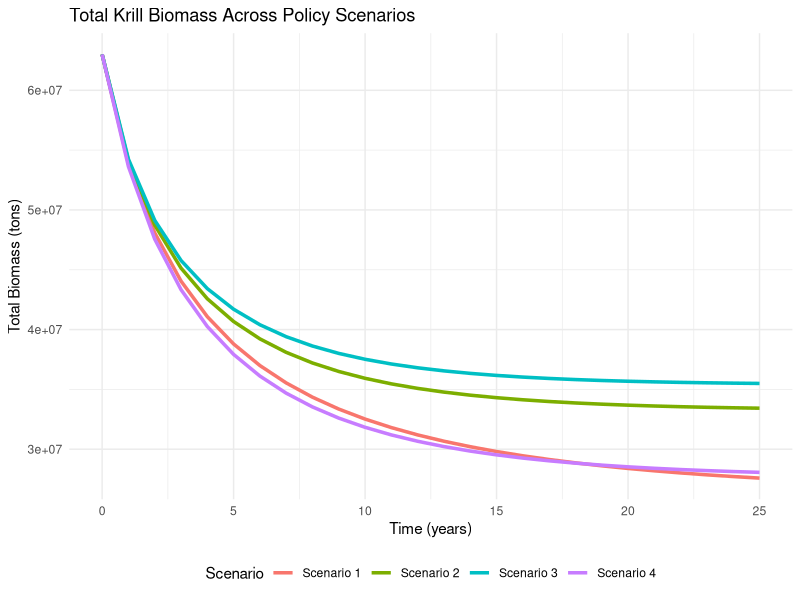
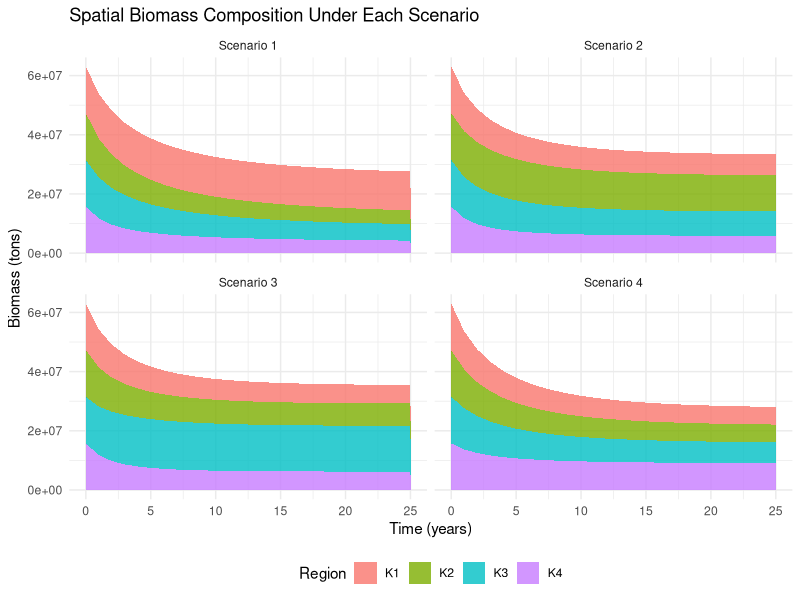

Generate these figures, in order, with R:
# ==========================================
# ANTARCTIC KRILL – SPATIAL POLICY MODEL
# 4 SCENARIO COMPARISON
# ==========================================

library(deSolve)
library(ggplot2)
library(tidyr)
library(dplyr)

# ------------------------------------------
# 1. PARAMETERS
# ------------------------------------------

base_params <- list(
  
  # Growth rates
  r1 = 0.6, r2 = 0.6, r3 = 0.6, r4 = 0.6,
  
  # Carrying capacities
  Kmax1 = 25000000,
  Kmax2 = 35000000,
  Kmax3 = 40000000,
  Kmax4 = 20000000,
  
  # Natural mortality
  m1 = 0.2, m2 = 0.2, m3 = 0.2, m4 = 0.2,
  
  # Predation
  p1 = 0.1, p2 = 0.1, p3 = 0.1, p4 = 0.1,
  
  # Migration
  m21 = 0.04, m23 = 0.075, m24 = 0.05,
  m32 = 0.075, m34 = 0.05,
  m42 = 0.05, m43 = 0.05,
  
  # Catchability
  q = 2e-4,
  
  # Scenario (will be changed in loop)
  scenario = 0
)

# ------------------------------------------
# 2. INITIAL STATE
# ------------------------------------------

state <- c(
  K1 = 15750000,
  K2 = 15750000,
  K3 = 15750000,
  K4 = 15750000,
  
  # Effort (constant)
  E1 = 1000,
  E2 = 1000,
  E3 = 1000,
  E4 = 1000
)

# ------------------------------------------
# 3. TIME
# ------------------------------------------

times <- seq(0, 25, by = 1)

# ------------------------------------------
# 4. MODEL FUNCTION
# ------------------------------------------

krill_model <- function(t, state, parameters) {
  
  with(as.list(c(state, parameters)), {
    
    # --------------------------
    # Harvest
    # --------------------------
    
    H1 <- q * E1 * K1
    H2 <- q * E2 * K2
    H3 <- q * E3 * K3
    H4 <- q * E4 * K4
    
    # Apply closures
    if (scenario == 1) H1 <- 0
    if (scenario == 2) H2 <- 0
    if (scenario == 3) H3 <- 0
    if (scenario == 4) H4 <- 0
    
    # --------------------------
    # Biomass dynamics
    # --------------------------
    
    dK1 <- r1*K1*(1 - K1/Kmax1) - m1*K1 - p1*K1 - H1
    dK2 <- r2*K2*(1 - K2/Kmax2) - m2*K2 - p2*K2 - H2
    dK3 <- r3*K3*(1 - K3/Kmax3) - m3*K3 - p3*K3 - H3
    dK4 <- r4*K4*(1 - K4/Kmax4) - m4*K4 - p4*K4 - H4
    
    # --------------------------
    # Migration
    # --------------------------
    
    # From region 2
    dK2 <- dK2 - m21*K2 - m23*K2 - m24*K2
    dK1 <- dK1 + m21*K2
    dK3 <- dK3 + m23*K2
    dK4 <- dK4 + m24*K2
    
    # From region 3
    dK3 <- dK3 - m32*K3 - m34*K3
    dK2 <- dK2 + m32*K3
    dK4 <- dK4 + m34*K3
    
    # From region 4
    dK4 <- dK4 - m42*K4 - m43*K4
    dK2 <- dK2 + m42*K4
    dK3 <- dK3 + m43*K4
    
    # Effort constant
    list(c(dK1, dK2, dK3, dK4,
           dE1 = 0,
           dE2 = 0,
           dE3 = 0,
           dE4 = 0))
  })
}

# ------------------------------------------
# 5. RUN ALL SCENARIOS
# ------------------------------------------

results <- list()

for (s in 1:4) {
  
  params <- base_params
  params$scenario <- s
  
  out <- ode(y = state, times = times,
             func = krill_model, parms = params)
  
  out <- as.data.frame(out)
  
  # Total biomass
  out$TotalBiomass <- rowSums(out[,c("K1","K2","K3","K4")])
  
  out$Scenario <- paste("Scenario", s)
  
  results[[s]] <- out
}

all_results <- bind_rows(results)

# ------------------------------------------
# 6. TOTAL BIOMASS COMPARISON
# ------------------------------------------

ggplot(all_results, 
       aes(time, TotalBiomass, color = Scenario)) +
  geom_line(size = 1.2) +
  theme_minimal() +
  labs(title = "Total Krill Biomass Across Policy Scenarios",
       x = "Time (years)",
       y = "Total Biomass (tons)") +
  theme(legend.position = "bottom")

# ------------------------------------------
# 7. REGIONAL BIOMASS COMPOSITION (STACKED)
# ------------------------------------------

out_long <- all_results %>%
  pivot_longer(cols = c(K1,K2,K3,K4),
               names_to = "Region",
               values_to = "Biomass")

ggplot(out_long, 
       aes(x = time, y = Biomass, fill = Region)) +
  geom_area(alpha = 0.8) +
  facet_wrap(~Scenario) +
  theme_minimal() +
  labs(title = "Spatial Biomass Composition Under Each Scenario",
       x = "Time (years)",
       y = "Biomass (tons)") +
  theme(legend.position = "bottom")
